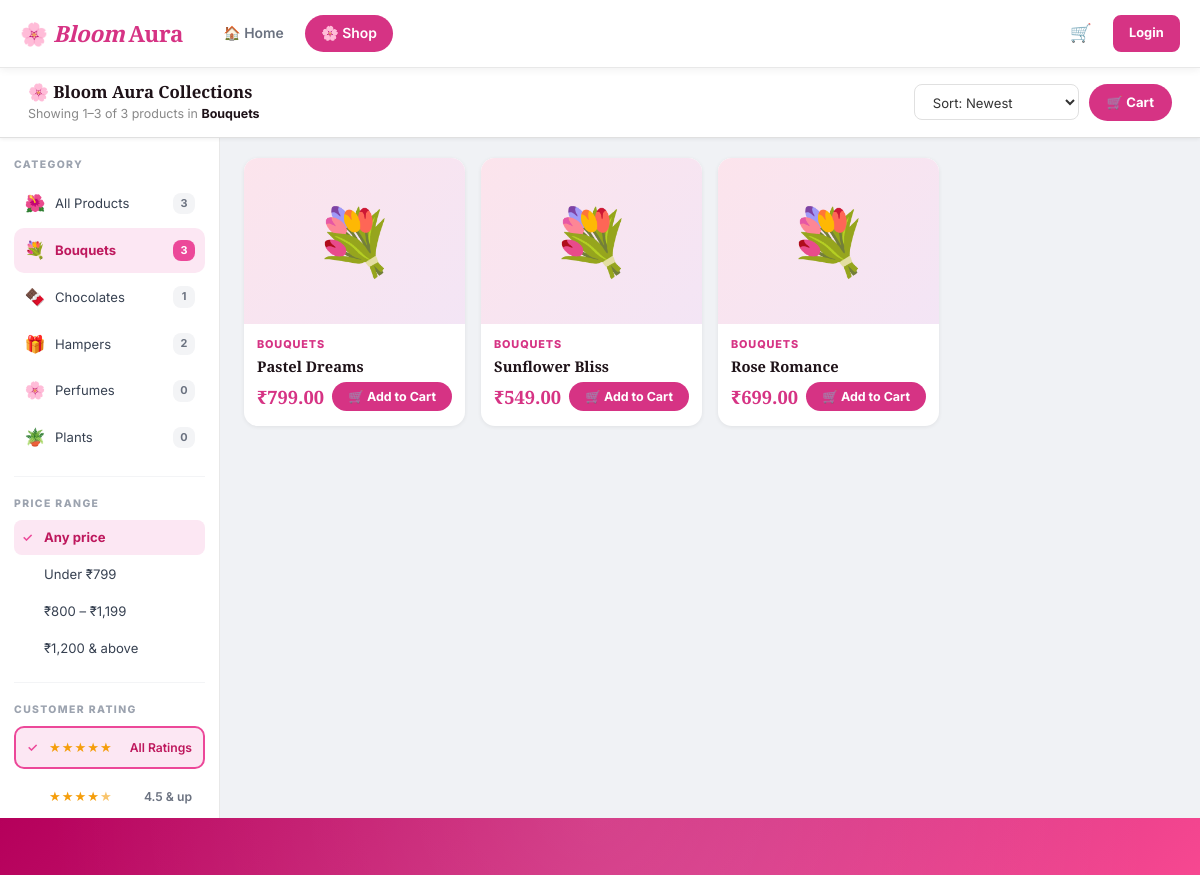
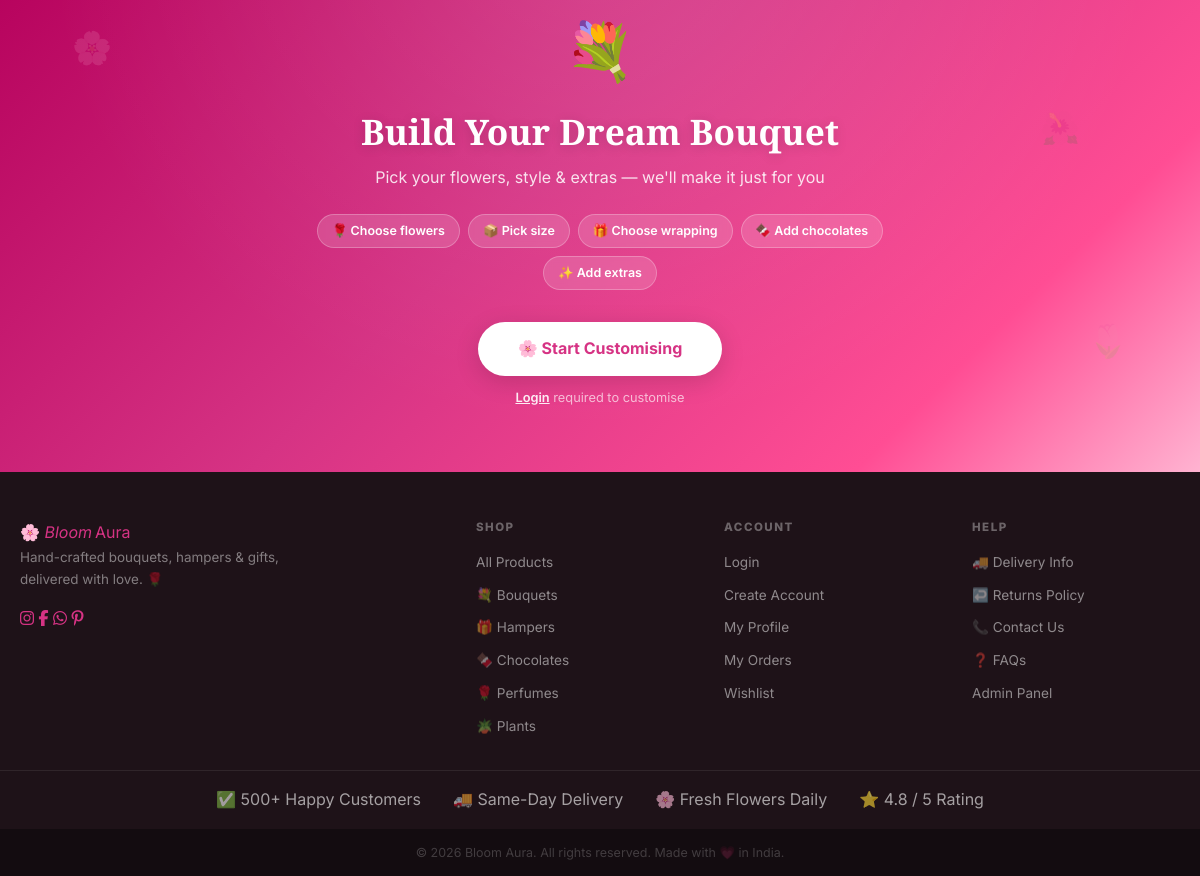
The app's page /pages/shop.php?cat=bouquets with its own data (2 pictures, top to bottom).
### tables this page shows
CREATE TABLE IF NOT EXISTS categories (
    id          INT UNSIGNED AUTO_INCREMENT PRIMARY KEY,
    name        VARCHAR(100) NOT NULL,
    slug        VARCHAR(120) NOT NULL UNIQUE,
    description TEXT,
    emoji       VARCHAR(10) DEFAULT NULL,
    INDEX idx_slug  (slug),
    INDEX idx_emoji (emoji)
);

CREATE TABLE IF NOT EXISTS bouquets (
    id          INT UNSIGNED AUTO_INCREMENT PRIMARY KEY,
    name        VARCHAR(200)   NOT NULL,
    slug        VARCHAR(220)   NOT NULL UNIQUE,
    description TEXT,
    price       DECIMAL(10,2)  NOT NULL,
    stock       SMALLINT UNSIGNED NOT NULL DEFAULT 0,
    category_id INT UNSIGNED   NOT NULL,
    image       VARCHAR(255)   NOT NULL DEFAULT 'default.jpg',
    is_active   TINYINT(1)     NOT NULL DEFAULT 1,
    created_at  DATETIME       NOT NULL DEFAULT CURRENT_TIMESTAMP,
    FOREIGN KEY (category_id) REFERENCES categories(id) ON DELETE RESTRICT,
    INDEX idx_slug        (slug),
    INDEX idx_category    (category_id),
    INDEX idx_price       (price),
    INDEX idx_is_active   (is_active),
    INDEX idx_created_at  (created_at)
);

### pages/shop.php (the view, shortened to what this page needs)
<?php
$catSlug   = trim($_GET['cat']         ?? '');
$priceMin  = max(0, (int)($_GET['price_min']  ?? 0));
$priceMax  = (int)($_GET['price_max']   ?? 0);
$ratingMin = (float)($_GET['rating_min'] ?? 0);
$sort      = in_array($_GET['sort'] ?? '', ['price_asc','price_desc','newest','rating'])
               ? $_GET['sort'] : 'newest';
$page      = max(1, (int)($_GET['page'] ?? 1));
$bouquets   = [];
$categories = [];
$totalItems = 0;
$error      = '';
try {
    $pdo = getPDO();
    $where  = ['b.is_active = 1'];
    $params = [];
    if ($catSlug !== '') { $where[] = 'c.slug = ?';   $params[] = $catSlug; }
    $whereSQL = 'WHERE ' . implode(' AND ', $where);
    $havingSQL    = '';
    $havingParams = [];
    $orderSQL = match ($sort) {
        'price_asc'  => 'ORDER BY b.price ASC',
        'price_desc' => 'ORDER BY b.price DESC',
        'rating'     => 'ORDER BY avg_rating DESC',
        default      => 'ORDER BY b.created_at DESC',
    };
    $countStmt = $pdo->prepare(
        "SELECT COUNT(*) FROM (
            SELECT b.id, ROUND(COALESCE(AVG(r.rating),0),1) AS avg_rating
            FROM   bouquets b
            JOIN   categories c ON b.category_id = c.id
            LEFT JOIN reviews r ON r.bouquet_id  = b.id
            $whereSQL
            GROUP  BY b.id
            $havingSQL
         ) AS sub"
    );
    $countStmt->execute(array_merge($params, $havingParams));
    $totalItems = (int)$countStmt->fetchColumn();
    $totalPages = max(1, (int)ceil($totalItems / ITEMS_PER_PAGE));
    $page       = min($page, $totalPages);
    $offset     = ($page - 1) * ITEMS_PER_PAGE;
    $stmt = $pdo->prepare(
        "SELECT b.id, b.name, b.slug, b.price, b.stock, b.image,
                c.name AS category_name, c.slug AS category_slug,
                ROUND(COALESCE(AVG(r.rating),0),1) AS avg_rating,
                COUNT(r.id) AS review_count
         FROM   bouquets b
         JOIN   categories c ON b.category_id = c.id
         LEFT JOIN reviews r ON r.bouquet_id  = b.id
         $whereSQL
         GROUP  BY b.id
         $havingSQL
         $orderSQL
         LIMIT ? OFFSET ?"
    );
    $stmt->execute(array_merge($params, $havingParams, [ITEMS_PER_PAGE, $offset]));
    $bouquets = $stmt->fetchAll();
    $categories = $pdo->query(
        "SELECT c.id, c.name, c.slug, c.emoji, COUNT(b.id) AS product_count
         FROM   categories c
         LEFT JOIN bouquets b ON b.category_id = c.id AND b.is_active = 1
         GROUP  BY c.id, c.emoji
         ORDER  BY c.name ASC"
    )->fetchAll();
} catch (RuntimeException $e) {
    $error = 'Unable to load products. Please try again.';
}
function buildUrl(array $overrides): string {
    $params = array_merge($_GET, $overrides);
    return '/bloom-aura/pages/shop.php?' . http_build_query($params);
}
function getCategoryEmoji(?string $stored, string $name): string {
    if (!empty($stored)) return $stored;
    return '🌸';
}
$priceRanges = [
    ['label' => 'Any price',       'min' => 0,    'max' => 0],
    ['label' => 'Under ₹799',      'min' => 0,    'max' => 799],
    ['label' => '₹800 – ₹1,199',  'min' => 800,  'max' => 1199],
    ['label' => '₹1,200 & above',  'min' => 1200, 'max' => 0],
];
$ratingOptions = [
    ['label' => 'All Ratings', 'val' => 0,   'stars' => 5],
    ['label' => '4.5 & up',    'val' => 4.5, 'stars' => 4.5],
    ['label' => '4.0 & up',    'val' => 4.0, 'stars' => 4.0],
    ['label' => '3.5 & up',    'val' => 3.5, 'stars' => 3.5],
];
require_once __DIR__ . '/../includes/header.php';
?>
<div class="shop-topbar">
    <div class="shop-topbar-left">
        <h2>🌸 Bloom Aura Collections</h2>
        <p>
            <?php if ($totalItems > 0): ?>
                Showing
                <?= min($offset + 1, $totalItems) ?>–<?= min($offset + ITEMS_PER_PAGE, $totalItems) ?>
                of <?= $totalItems ?> product<?= $totalItems !== 1 ? 's' : '' ?>
                <?php if ($catSlug): ?>
                    in <strong><?= htmlspecialchars(ucfirst($catSlug), ENT_QUOTES, 'UTF-8') ?></strong>
                <?php endif; ?>
            <?php else: ?>
                No products found
            <?php endif; ?>
        </p>
    </div>
    <div class="shop-topbar-right">
        <form method="GET" action="/bloom-aura/pages/shop.php" class="sort-form" id="sort-form">
            <select class="sort-select" name="sort" id="sort-select">
                <option value="newest"     <?= $sort === 'newest'     ? 'selected' : '' ?>>Sort: Newest</option>
            </select>
        </form>
        <a href="/bloom-aura/pages/cart.php" class="cart-pill" aria-label="View cart">
            🛒 Cart
        </a>
    </div>
</div>
<div class="shop-body">
    <aside class="shop-sidebar-panel" aria-label="Product filters">
        <div class="filter-group">
            <h4>Category</h4>
            <div class="cat-list">
                <a href="<?= htmlspecialchars(buildUrl(['cat' => '', 'page' => 1]), ENT_QUOTES, 'UTF-8') ?>"
                   class="cat-row <?= $catSlug === '' ? 'active' : '' ?>">
                    <span class="cat-icon">🌺</span>
                    <span class="cat-label">All Products</span>
                    <span class="cat-count"><?= $totalItems ?></span>
                </a>
                <?php foreach ($categories as $cat): ?>
                <a href="<?= htmlspecialchars(buildUrl(['cat' => $cat['slug'], 'page' => 1]), ENT_QUOTES, 'UTF-8') ?>"
                   class="cat-row <?= $catSlug === $cat['slug'] ? 'active' : '' ?>">
                    <span class="cat-icon"><?= getCategoryEmoji($cat['emoji'] ?? null, $cat['name']) ?></span>
                    <span class="cat-label"><?= htmlspecialchars($cat['name'], ENT_QUOTES, 'UTF-8') ?></span>
                    <span class="cat-count"><?= (int)$cat['product_count'] ?></span>
                </a>
                <?php endforeach; ?>
            </div>
        </div>
        <div class="filter-group">
            <h4>Price Range</h4>
            <div class="price-list">
                <?php foreach ($priceRanges as $range):
                    $isActive = ($priceMin === $range['min'] && $priceMax === $range['max']);
                ?>
                <a href="<?= htmlspecialchars(buildUrl(['price_min' => $range['min'], 'price_max' => $range['max'], 'page' => 1]), ENT_QUOTES, 'UTF-8') ?>"
                   class="price-row <?= $isActive ? 'active' : '' ?>">
                    <span class="price-check"><?= $isActive ? '✓' : '' ?></span>
                    <?= htmlspecialchars($range['label'], ENT_QUOTES, 'UTF-8') ?>
                </a>
                <?php endforeach; ?>
            </div>
        </div>
        <div class="filter-group">
            <h4>Customer Rating</h4>
            <div class="rating-cards-list">
                <?php foreach ($ratingOptions as $ro):
                    $isActive = (string)$ratingMin === (string)$ro['val'];
                    $starHtml = '';
                    for ($si = 1; $si <= 5; $si++):
                        $fill = min(max($ro['stars'] - $si + 1, 0), 1);
                        if ($fill >= 1)       $starHtml .= '<span class="rs full">★</span>';
                        elseif ($fill >= 0.5) $starHtml .= '<span class="rs half">★</span>';
                        else                  $starHtml .= '<span class="rs empty">★</span>';
                    endfor;
                ?>
                <a href="<?= htmlspecialchars(buildUrl(['rating_min' => $ro['val'], 'page' => 1]), ENT_QUOTES, 'UTF-8') ?>"
                   class="rating-card <?= $isActive ? 'selected' : '' ?>">
                    <span class="r-check" aria-hidden="true"><?= $isActive ? '✓' : '' ?></span>
                    <span class="star-row-render" aria-label="<?= $ro['label'] ?>"><?= $starHtml ?></span>
                    <span class="r-label"><?= htmlspecialchars($ro['label'], ENT_QUOTES, 'UTF-8') ?></span>
                </a>
                <?php endforeach; ?>
            </div>
        </div>
    </aside>
    <main class="shop-main-panel" id="shop-main">
        <?php if ($error): ?>
        <div class="error-box" role="alert">❌ <?= htmlspecialchars($error, ENT_QUOTES, 'UTF-8') ?></div>
        <?php else: ?>
        <div class="product-grid" id="product-grid">
            <?php foreach ($bouquets as $b):
            ?>
            <article class="product-card">
                <a href="/bloom-aura/pages/product.php?slug=<?= urlencode($b['slug']) ?>"
                   class="card-img-wrap">
                </a>
                <div class="card-body">
                    <p class="card-category">
                        <?= htmlspecialchars($b['category_name'] ?? '', ENT_QUOTES, 'UTF-8') ?>
                    </p>
                    <h3 class="card-title">
                        <a href="/bloom-aura/pages/product.php?slug=<?= urlencode($b['slug']) ?>">
                            <?= htmlspecialchars($b['name'], ENT_QUOTES, 'UTF-8') ?>
                        </a>
                    </h3>
                    <div class="card-footer">
                        <span class="price-tag">₹<?= number_format($b['price'], 2) ?></span>
                        <?php if ($b['stock'] > 0): ?>
                            <form method="POST" action="/bloom-aura/pages/cart.php">
                                <button
                                    type="submit"
                                    class="add-btn"
                                    data-name="<?= htmlspecialchars($b['name'],  ENT_QUOTES, 'UTF-8') ?>"
                                    data-price="₹<?= number_format($b['price'], 2) ?>"
                                >🛒 Add to Cart</button>
                            </form>
                        <?php else: ?>
                            <button class="add-btn" disabled>Sold Out</button>
                        <?php endif; ?>
                    </div>
                </div>
            </article>
            <?php endforeach; ?>
        </div>
        <?php endif;  ?>
    </main>
</div>
<section class="custom-bouquet-banner" aria-labelledby="custom-banner-heading">
    <span class="custom-banner-deco" aria-hidden="true">🌸</span>
    <span class="custom-banner-deco" aria-hidden="true">🌷</span>
    <span class="custom-banner-deco" aria-hidden="true">🌺</span>
    <div class="custom-banner-inner">
        <div class="custom-banner-icon" aria-hidden="true">💐</div>
        <h2 id="custom-banner-heading" class="custom-banner-title">
            Build Your Dream Bouquet
        </h2>
        <p class="custom-banner-sub">
            Pick your flowers, style &amp; extras — we'll make it just for you
        </p>
        <div class="custom-banner-features" aria-label="What you can customise">
            <span>🌹 Choose flowers</span>
            <span>📦 Pick size</span>
            <span>🎁 Choose wrapping</span>
            <span>🍫 Add chocolates</span>
            <span>✨ Add extras</span>
        </div>
        <a
            href="/bloom-aura/pages/customize.php"
            class="custom-banner-btn"
            aria-label="Start building your custom bouquet"
        >
            🌸 Start Customising
        </a>
        <?php if (empty($_SESSION['user_id'])): ?>
        <p class="custom-banner-hint">
            <a href="/bloom-aura/pages/login.php?redirect=customize">Login</a> required to customise
        </p>
        <?php endif; ?>
    </div>
</section>
<?php require_once __DIR__ . '/../includes/footer.php'; ?>

### assets/css/base.css (style rules this page uses)
:root { --color-primary: #d63384; --color-primary-h: #ad1457; --color-primary-l: #fce4ec; --color-primary-xl: #fff0f5; --color-accent: #7da87d; --color-accent-l: #e8f2e8; --color-text: #1e1218; --color-text-muted: #6b7280; --color-bg: #f0f2f5; --color-surface: #ffffff; --color-border: #e8e8e8; --color-error: #dc2626; --color-success: #16a34a; --color-warning: #d97706; --font-display: 'Playfair Display', Georgia, serif; --font-body: 'Inter', system-ui, sans-serif; --radius-sm: 8px; --radius-md: 12px; --radius-lg: 20px; --radius-xl: 30px; --shadow-sm: 0 1px 3px rgba(0,0,0,.08); --shadow-md: 0 4px 16px rgba(0,0,0,.10); --shadow-lg: 0 8px 32px rgba(0,0,0,.14); --transition: 200ms ease; --max-width: 1200px; --header-h: 68px; }
*, *::before, *::after { box-sizing: border-box; margin: 0; padding: 0; }
html { scroll-behavior: smooth; }
body { font-family: var(--font-body); background: var(--color-bg); color: var(--color-text); line-height: 1.6; min-height: 100vh; display: flex; flex-direction: column; }
a { color: var(--color-primary); text-decoration: none; }
button { cursor: pointer; font-family: inherit; }
h1, h2, h3, h4, h5, h6 { font-family: var(--font-display); line-height: 1.25; color: var(--color-text); }
.product-grid { display: grid; grid-template-columns: repeat(auto-fill, minmax(220px, 1fr)); gap: 16px; }
.product-card { background: #fff; border-radius: 14px; overflow: hidden; box-shadow: 0 1px 4px rgba(0,0,0,.07); transition: transform .22s, box-shadow .22s; position: relative; }
.card-img-wrap, .card-img-link { display: block; position: relative; overflow: hidden; aspect-ratio: 4 / 3; background: #f9f9f9; }
.card-body { padding: 12px 13px 14px; }
.card-category { font-size: .68rem; font-weight: 800; text-transform: uppercase; letter-spacing: .08em; color: var(--color-primary); margin-bottom: 4px; }
.card-title { font-size: .92rem; font-weight: 700; margin-bottom: 6px; line-height: 1.3; }
.card-title a { color: var(--color-text); text-decoration: none; }
.card-footer { display: flex; align-items: center; justify-content: space-between; margin-top: 6px; }
.price-tag { font-size: 1.15rem; font-weight: 800; color: var(--color-primary); font-family: var(--font-display); transition: transform .25s; }

### records on screen
categories: emoji "💐", name "Bouquets", product_count "3"
categories: emoji "🍫", name "Chocolates", product_count "1"
categories: emoji "🎁", name "Hampers", product_count "2"
categories: emoji "🌸", name "Perfumes", product_count "0"
categories: emoji "🪴", name "Plants", product_count "0"
bouquets: category.name "BOUQUETS", name "Pastel Dreams", price "799.00"
bouquets: category.name "BOUQUETS", name "Sunflower Bliss", price "549.00"
bouquets: category.name "BOUQUETS", name "Rose Romance", price "699.00"

### other values on screen
min($offset + 1, $totalItems) "1"
min($offset + ITEMS_PER_PAGE, $totalItems) "3"
$totalItems "3"
$catSlug "Bouquets"
$range['label'] "Any price"
$range['label'] "Under ₹799"
$range['label'] "₹800 – ₹1,199"
$range['label'] "₹1,200 & above"
$ro['label'] "All Ratings"
$ro['label'] "4.5 & up"
